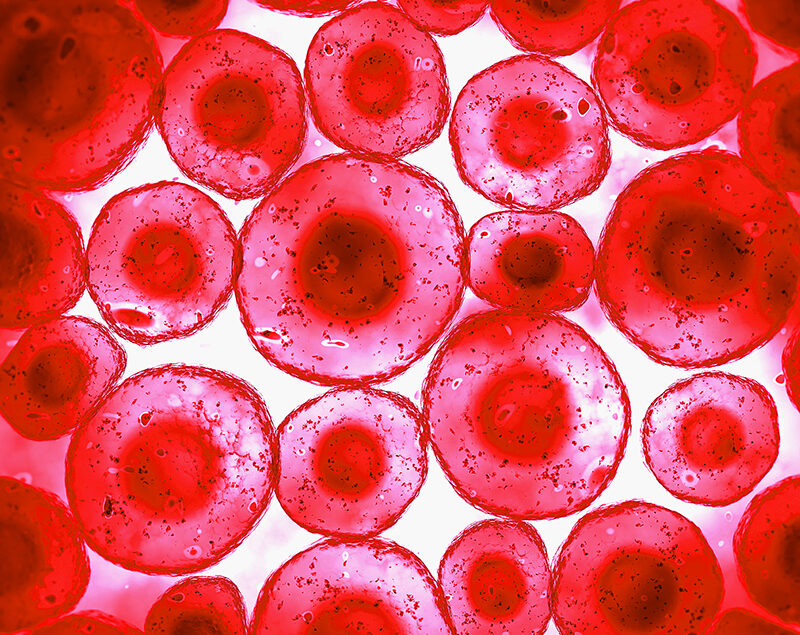
//> input picture L04-mathematic_morphology/images/Blood-Cells-blog-800x635.jpg, 800 x 635 px
$ ./mm -input=images/Blood-Cells-blog-800x635.jpg   (built with g++ and OpenCV 4)
//> lines starting //> are read from the running program, lines starting //| are printed output that depends on the picture; after the words box and inside, x2 and y2 are one past the last pixel; in counts of white or black regions, pixels touching at a corner belong together
//OpenCV
#include <opencv2/core/core.hpp>
#include <opencv2/highgui/highgui.hpp>
#include <opencv2/imgproc/imgproc.hpp>

//std:
#include <fstream>
#include <iostream>
#include <string>
#include <unistd.h>
#include <bits/stdc++.h>


void binarize(const cv::Mat& in,  const cv::Mat&out, unsigned int th);

void erosion(const cv::Mat& in, const cv::Mat& se, const cv::Point2i& origin, cv::Mat& out);

void dilation(const cv::Mat& in, const cv::Mat& se, const cv::Point2i& origin, cv::Mat& out);

void labeling(const cv::Mat& in, cv::Mat& out);

struct ArgumentList {
  std::string image_name;		    //!< image file name
  int wait_t;                     //!< waiting time
  int th;                       //threshold for binary
};

bool ParseInputs(ArgumentList& args, int argc, char **argv);

int main(int argc, char **argv)
{
  int frame_number = 0;
  char frame_name[256];
  bool exit_loop = false;
  int ksize = 3;
  int stride = 1;
  float gain = 1; //contrast
  int bias = 0; //brightness

  //////////////////////
  //parse argument list:
  //////////////////////
  ArgumentList args;
  if(!ParseInputs(args, argc, argv)) {
    exit(0);
  }

  while(!exit_loop)
  {
    //generating file name
    //
    //multi frame case
    if(args.image_name.find('%') != std::string::npos)
      sprintf(frame_name,(const char*)(args.image_name.c_str()),frame_number);
    else //single frame case
      sprintf(frame_name,"%s",args.image_name.c_str());

    //opening file
    std::cout<<"Opening "<<frame_name<<std::endl;

    cv::Mat image = cv::imread(frame_name);
//> image is the input picture: 635 rows x 800 cols, CV_8UC3; mean B, G, R 88.8, 80.1, 225.8
    if(image.empty())
    {
      std::cout<<"Unable to open "<<frame_name<<std::endl;
      return 1;
    }

    //display image
    cv::namedWindow("original image", cv::WINDOW_NORMAL);
    cv::imshow("original image", image);


    // PROCESSING

    // convert to grey scale for following processings
    cv::Mat grey;

    cv::cvtColor(image, grey, cv::COLOR_BGR2GRAY);
    cv::namedWindow("grey", cv::WINDOW_NORMAL);
    cv::imshow("grey", grey);

    /*create binary*/
    cv::Mat bn(image.size(),CV_8UC1);
    binarize(grey,bn,args.th);

    cv::namedWindow("Binary", cv::WINDOW_NORMAL);
    cv::imshow("Binary", bn);

    cv::Mat SE(3,3,CV_8UC1,cv::Scalar(255));

    cv::Mat i;
    bn.copyTo(i);

    cv::Mat resultE;
    cv::Mat resultD;
    cv::Point2i center(1,1);
    cv::Mat e,d;
    cv::Mat aperture;

    erosion(i,SE,center,resultE);
    //cv::erode(bn,e,SE,center);

    cv::namedWindow("Eroded Image", cv::WINDOW_NORMAL);
    cv::imshow("Eroded Image", resultE);
    /*cv::namedWindow("Erode", cv::WINDOW_NORMAL);
    cv::imshow("Erode", e);*/


    dilation(i,SE,center,resultD);
    //cv::dilate(bn,d,SE,center);

    cv::namedWindow("Dilated Image", cv::WINDOW_NORMAL);
    cv::imshow("Dilated Image", resultD);
    /*cv::namedWindow("Dilate", cv::WINDOW_NORMAL);
    cv::imshow("Dilate", d);*/

    dilation(resultE, SE, center, aperture);
    cv::namedWindow("Opening", cv::WINDOW_NORMAL);
    cv::imshow("Opening", aperture);

    cv::Mat l;
    labeling(aperture,l);

    /*color map for labels*/
    cv::Mat adjMap;
    l.convertTo(adjMap,CV_8UC1);
    cv::Mat falseColorMap;
    cv::applyColorMap(adjMap,falseColorMap,cv::COLORMAP_RAINBOW);

    cv::namedWindow("Labeled Image", cv::WINDOW_NORMAL);
    cv::imshow("Labeled Image",falseColorMap);


    //wait for key or timeout
    unsigned char key = cv::waitKey(args.wait_t);
    std::cout<<"key "<<int(key)<<std::endl;

    //here you can implement some looping logic using key value:
    // - pause
    // - stop
    // - step back
    // - step forward
    // - loop on the same frame


    switch(key)
    {
      case 's':
	if(stride != 1)
	  --stride;
	std::cout << "Stride: " << stride << std::endl;
	break;
      case 'S':
	++stride;
	std::cout << "Stride: " << stride << std::endl;
	break;
      case 'C':
  gain+=0.1;
  std::cout<<"Contrast: "<<gain<<std::endl;
  break;
      case 'c':
  if(gain>=0.1){
    gain-=0.1;
  }
  std::cout<<"Contrast: "<<gain<<std::endl;
  break;
      case 'B':
  bias+=2;
  std::cout<<"Brightness: "<<bias<<std::endl;
  break;
      case 'b':
  if(bias!=0){
    bias-=2;
  }
  std::cout<<"Brightness: "<<bias<<std::endl;
  break;
      case 'd':
	cv::destroyAllWindows();
	break;
      case 'p':
	std::cout << "Mat = "<< std::endl << image << std::endl;
	break;
      case 'k':
	{
	  static int sindex=0;
	  int values[]={3, 5, 7, 11 ,13};
	  ksize = values[++sindex%5];
	  std::cout << "Setting Kernel size to: " << ksize << std::endl;
	}
	break;
      case 'g':
	break;
      case 'q':
	exit(0);
	break;
    }

    frame_number++;
  }

  return 0;
}

#if 0
bool ParseInputs(ArgumentList& args, int argc, char **argv) {
  args.wait_t=0;

  cv::CommandLineParser parser(argc, argv,
      "{input   i|in.png|input image, Use %0xd format for multiple images.}"
      "{wait    t|0     |wait before next frame (ms)}"
      "{help    h|<none>|produce help message}"
      );

  if(parser.has("help"))
  {
    parser.printMessage();
    return false;
  }

  args.image_name = parser.get<std::string>("input");
  args.wait_t     = parser.get<int>("wait");

  return true;
}
#else

#include <unistd.h>
bool ParseInputs(ArgumentList& args, int argc, char **argv) {
  int c;
  args.wait_t = 0;
  args.th = 100;

  while ((c = getopt (argc, argv, "hi:t:c:b:")) != -1)
    switch (c)
    {
      case 't':
	args.wait_t = atoi(optarg);
	break;
      case 'i':
	args.image_name = optarg;
	break;
      case 'b':
  args.th = atoi(optarg);
  break;
      case 'h':
      default:
	std::cout<<"usage: " << argv[0] << " -i <image_name>"<<std::endl;
	std::cout<<"exit:  type q"<<std::endl<<std::endl;
	std::cout<<"Allowed options:"<<std::endl<<
	  "   -h                       produce help message"<<std::endl<<
	  "   -i arg                   image name. Use %0xd format for multiple images."<<std::endl<<
    "   -b arg                   threhold for binary image"<<std::endl<<
	  "   -t arg                   wait before next frame (ms)"<<std::endl<<std::endl;
	return false;
    }
  return true;
}


void binarize(const cv::Mat& in,  const cv::Mat&out, unsigned int th){
//> called with th = 100
  cv::threshold(in, out, th, 255, cv::THRESH_OTSU); //cv::THRESH_BINARY binary using th, cv::THRESH_OTSU apply Otsu's method to compute threshold (ignore th)
//> out: 635 rows x 800 cols, CV_8UC1; 31.4% white; 1273 white regions (1201 under 20 px), largest, box (x1, y1, x2, y2) and area: (522, 285, 800, 571) 20888, (239, 162, 463, 381) 17467, (453, 61, 601, 207) 9543
  out.convertTo(out, CV_8UC1);
}

inline bool _morph_set(unsigned char a)
{
  return a;
}

inline void _morph_set255(unsigned char &x)
{
  x = 255;
}


inline bool _morph_notset(unsigned char a)
{
  return !a;
}

inline void _morph_set0(unsigned char &x)
{
  x = 0;
}
void morph(const cv::Mat &in, const cv::Mat &se, const cv::Point2i &origin, cv::Mat &out, bool (* check)(unsigned char), void (*set)(unsigned char &))
{
//> called with origin = Point(1, 1)
  // check image type
  if(in.type() != CV_8UC1)
  {
    std::cerr << "Error: " << __func__ << "() wrong image type as input" << std::endl;
    exit(EXIT_FAILURE);
  }

  // initially output can be considered as copy of input
  in.copyTo(out);

  // wrt convolution, dealing with padding is difficult, since we have to consider both shape and origin of SE
  // for border pixels we consider partial overlay

  // iterate on all output/input pixels
  for(int r = 0; r < in.rows; ++r){
    for(int c = 0; c < in.cols; ++c){
      // iterate on all se "pixels"
      bool ok = false;
      for(int kr = 0; kr < se.rows && !ok; ++kr){
        for(int kc = 0; kc < se.cols; ++kc){
          unsigned char se_value = se.data[kc + se.cols*kr];
          if(!se_value)
            continue;  // optimization trick
	        // compute image coords where se point is superimposed
	        int origy = r + (kr - origin.y);
	        int origx = c + (kc - origin.x);

	        // check image boundaries
	        if(origy >= 0 and origy < in.rows and origx >= 0 and origx < in.cols)
          {
            if(check(in.data[origx + origy*in.cols])) // at least one SE element is superimposed on a '1' pixel image
            {
              set(out.data[c + r*out.cols]);
              ok = true;
              break;
            }
          }
        }
      }
    }
  }
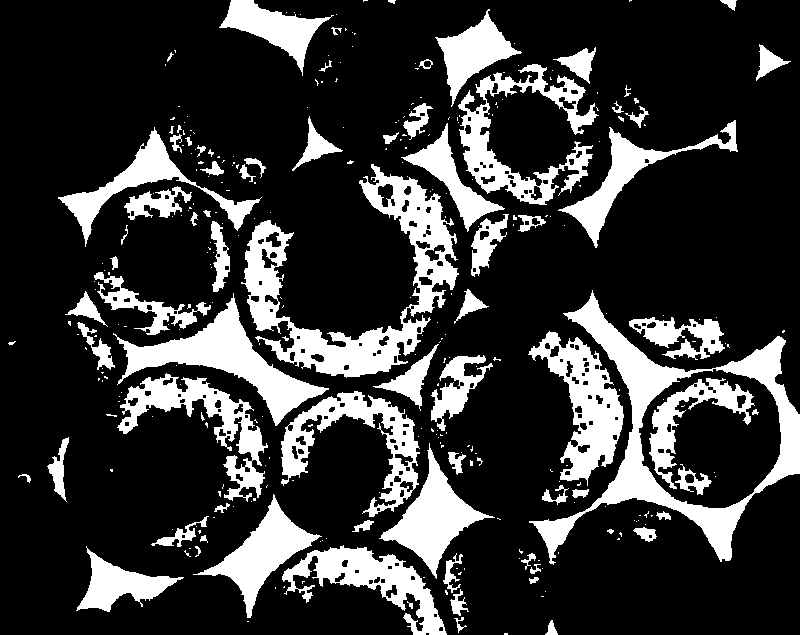
//> out: 635 rows x 800 cols, CV_8UC1; 21.6% white; 317 white regions (237 under 20 px), largest, box (x1, y1, x2, y2) and area: (529, 290, 800, 565) 13221, (241, 164, 459, 378) 12821, (113, 293, 329, 426) 6981
}

void erosion(const cv::Mat& in, const cv::Mat& se, const cv::Point2i& origin, cv::Mat& out){
  morph(in, se, origin, out, _morph_notset, _morph_set0);

}
void dilation(const cv::Mat& in, const cv::Mat& se, const cv::Point2i& origin, cv::Mat& out){
  morph(in,se,origin,out,_morph_set,_morph_set255);
//> call 2 of morph, with origin = Point(1, 1)
//> after the loop in morph (call 2), `for(int r = 0; r < in.rows; ++r)`:
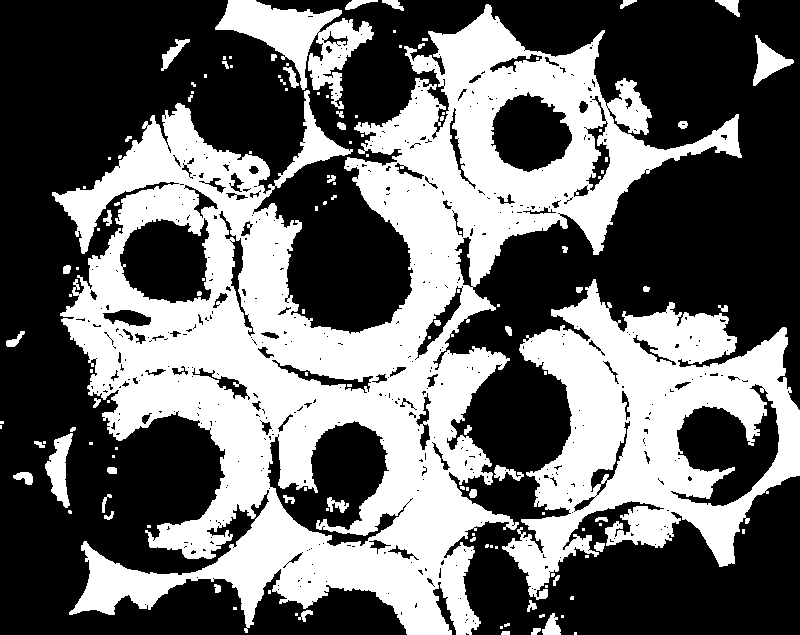
//> out: 635 rows x 800 cols, CV_8UC1; 41.5% white; 134 white regions (81 under 20 px), largest, box (x1, y1, x2, y2) and area: (52, 4, 742, 635) 153250, (502, 279, 800, 600) 44387, (215, 0, 374, 109) 6555
//> call 3 of morph, with origin = Point(1, 1)
//> after the loop in morph (call 3), `for(int r = 0; r < in.rows; ++r)`:
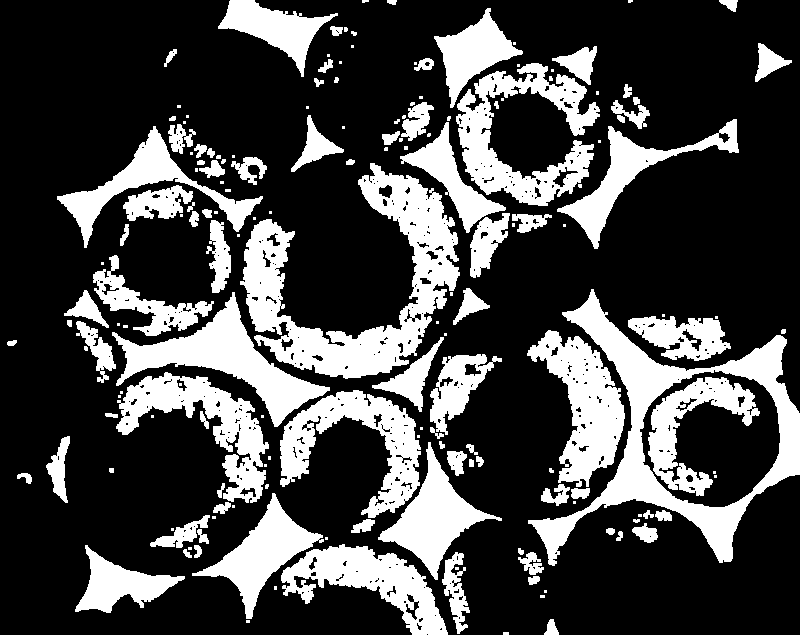
//> out: 635 rows x 800 cols, CV_8UC1; 27.7% white; 171 white regions (75 under 20 px), largest, box (x1, y1, x2, y2) and area: (240, 163, 460, 379) 16248, (528, 289, 800, 566) 15278, (456, 63, 600, 206) 8384

}

void labeling(const cv::Mat& in, cv::Mat& out){
  cv::Mat labels = cv::Mat::zeros(in.rows,in.cols,CV_16UC1);
  uint16_t* labels_data = (uint16_t*) labels.data;
  uint16_t label = 5; //initial label

  /*First pass*/
  labels_data[0]=label;
  /*first row*/
  for(int c=1; c<in.cols; c++){
    if(in.data[c] == in.data[c-1]){
      labels_data[c]=labels_data[c-1];
    }else{
      labels_data[c]=label++;
    }
  }
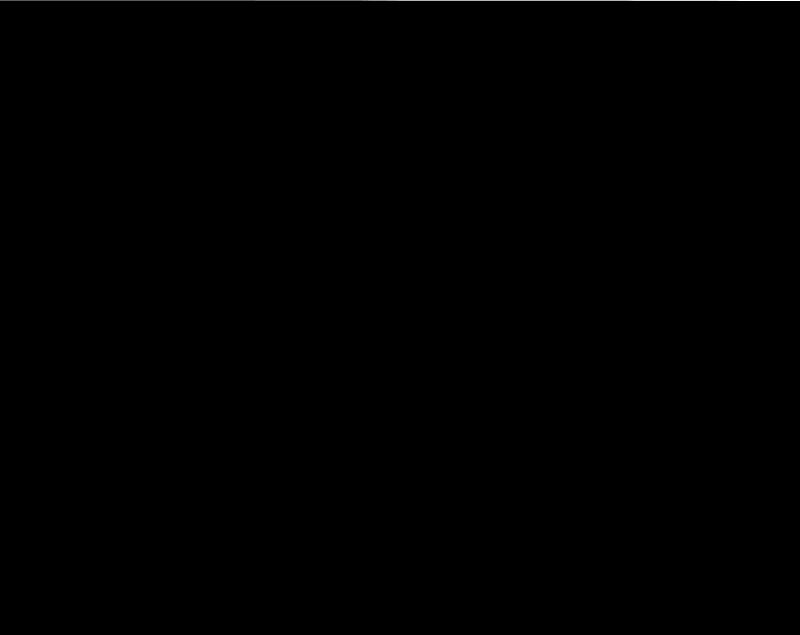
//> labels: 635 rows x 800 cols, CV_16UC1; min 0, max 14, mean 0.0132; drawn with min black and max white
//> after the loop, label = 15

  /*other rows*/
  std::map <uint16_t,uint16_t> same_labels;
  std::map <uint16_t, uint16_t>::iterator it;

  /*first pixel of each row*/
  for(int r=1; r<in.rows; r++){
    if(in.data[r*in.cols]==in.data[(r-1)*in.cols]){
       labels_data[r*in.cols]=labels_data[(r-1)*in.cols];
    }else{
       labels_data[r*in.cols]=label++;
    }

    /*other pixels*/
    for(int c=0; c<in.cols; c++){
      uint8_t p = in.data[r*in.cols+c]; //current pixel
      uint8_t pup = in.data[(r-1)*in.cols+c]; //upper pixel
      uint8_t psx = in.data[r*in.cols+c-1]; //left pixel

      uint16_t &plabel = labels_data[r*in.cols+c]; //label of current pixel
      uint16_t puplabel = labels_data[(r-1)*in.cols+c]; //label of upper pixel
      uint16_t psxlabel = labels_data[r*in.cols+c-1]; //label of left pixel

      /*same value and same label*/
      if(p==pup and p==psx and puplabel==psxlabel){
        plabel = puplabel;
      }
      /*same value but different label*/
      else if(p==pup and p==psx and puplabel!=psxlabel){
        plabel=std::min(puplabel,psxlabel);
        same_labels[std::max(puplabel,psxlabel)]=std::min(puplabel,psxlabel); //track the correspondance
      }
      /*same value left pixel only*/
      else if(p==psx and p!=pup){
        plabel=psxlabel;
      }
      /*same value upper pixel only*/
      else if(p==pup and p!=psx){
        plabel=puplabel;
      }
      else{
        plabel=label++;
      }

    }
  }
//> this loop made 634 passes
//> label on passes 1 to 3: 16, 20, 20
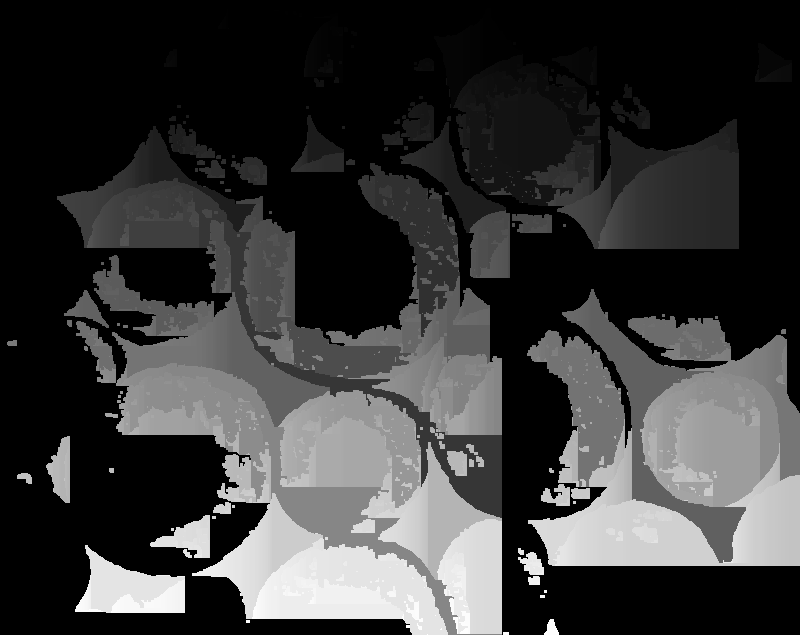
//> labels: 635 rows x 800 cols, CV_16UC1; min 5, max 3987, mean 884.9; drawn with min black and max white
//> after the loop, label = 3988; same_labels = 3383 items

  /*Second pass*/
  /*several passseges are needed to align the labels*/
  bool swapped;
  do{
    swapped=false;
    for(int y=0; y<in.rows; y++){
      for(int x=0; x<in.cols; x++){
        uint16_t &plabel = labels_data[y*in.cols+x];
        while((it=same_labels.find(plabel)) != same_labels.end()){
          swapped=true;
          plabel = it->second;
        }
      }
    }
  }while(swapped);
//> this loop made 2 passes
//> swapped on passes 1 to 2: true, false
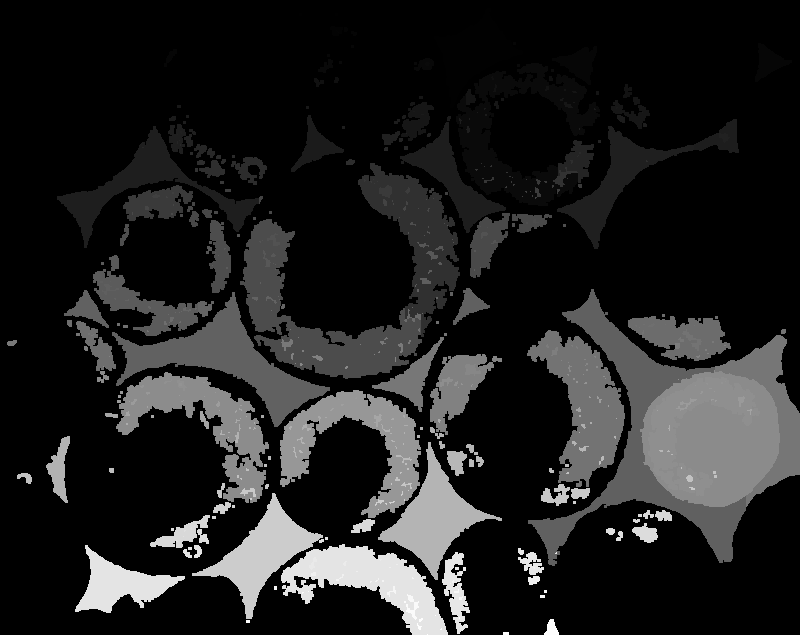
//> labels: 635 rows x 800 cols, CV_16UC1; min 5, max 3987, mean 506.3; drawn with min black and max white
//> after the loop, swapped = false
//> in main, `cv::applyColorMap(adjMap,falseColorMap,cv::COLORMAP_RAINBOW);`:
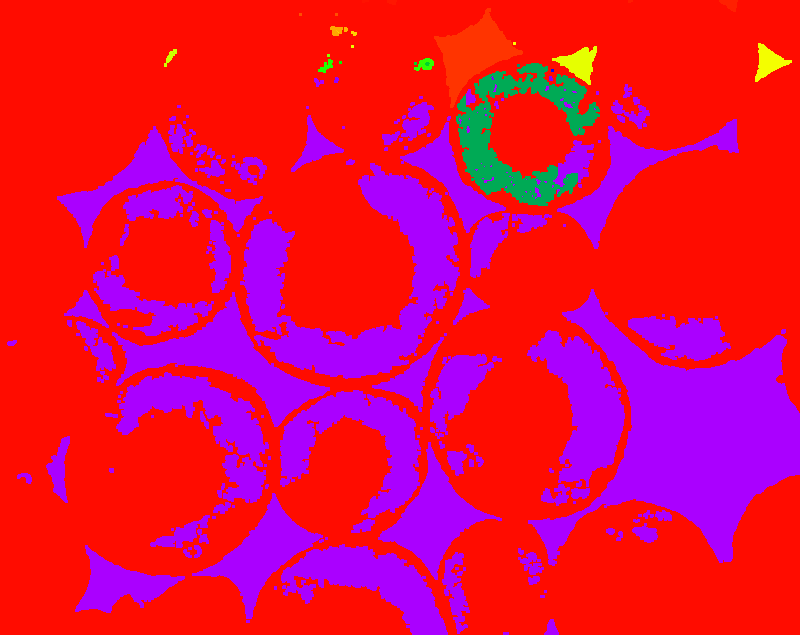
//> falseColorMap: 635 rows x 800 cols, CV_8UC3; mean B, G, R 70.3, 12.3, 228
//> the 'q' key is pressed
//> (the program exits here)
